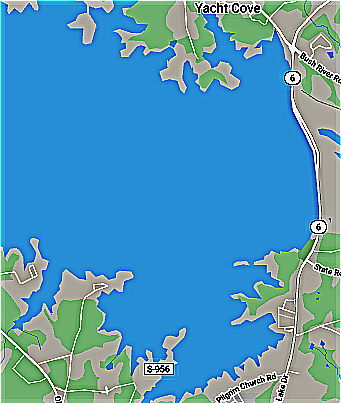
#> input picture Lake_Murray_Map/SouthEastCorner.png, 341 x 403 px, found by its file name
$ python Threshold_real.py
#> lines starting #> are read from the running program, lines starting #| are printed output that depends on the picture
import cv2 as cv
import numpy as np
from matplotlib import pyplot as plt

#find lake image file
img = cv.imread(cv.samples.findFile("Lake_Murray_Map/SouthEastCorner.png"))
#> img is the input picture: shape (403, 341, 3); mean B, G, R 186.2, 151.4, 78.5

cv.imshow("Display window", img)
k = cv.waitKey(10*1000)
#> (key Esc is pressed here)
#convert to bianary
ret,thresh1 = cv.threshold(img,127,255,cv.THRESH_BINARY)
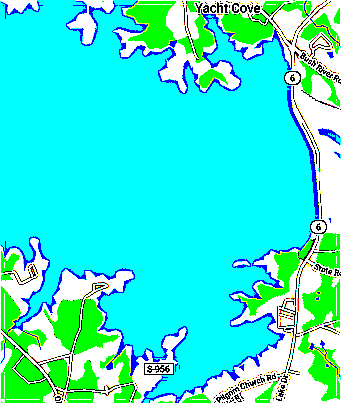
#> thresh1: shape (403, 341, 3); mean B, G, R 215.9, 237.5, 56.9

#plot
cv.imshow("Display window", thresh1)
k = cv.waitKey(10*1000)
#> (key Esc is pressed here)

cv.imwrite("image_blackandwhite.png", thresh1)
